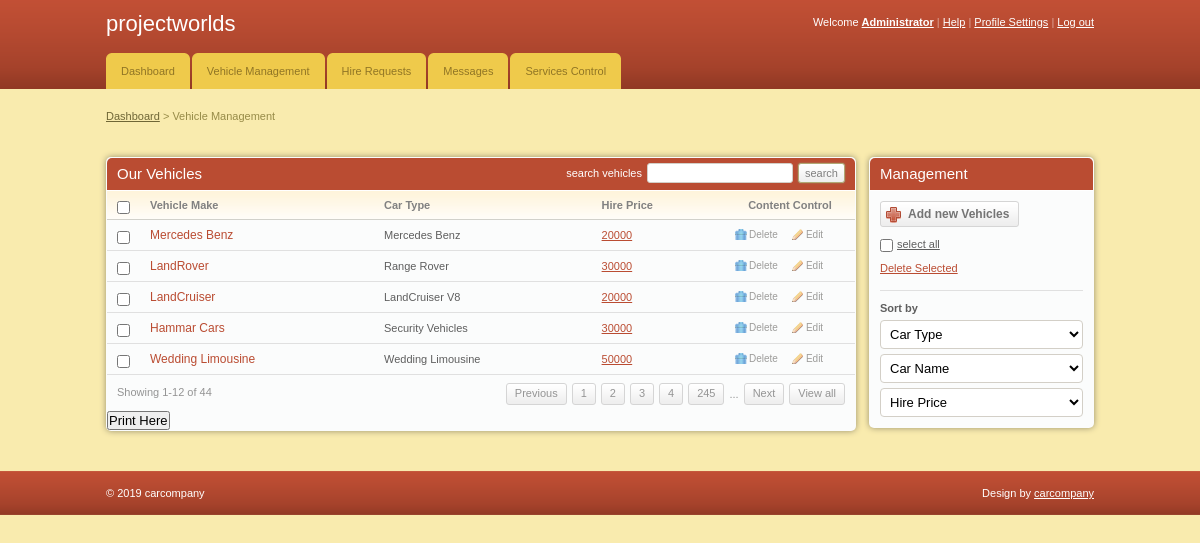
Screenshot of /admin/add_vehicles.php (signed in) with the database file from the repository.
### tables this page shows
CREATE TABLE `cars` (
  `car_id` int(11) NOT NULL,
  `car_name` varchar(255) NOT NULL,
  `car_type` varchar(255) NOT NULL,
  `image` text NOT NULL,
  `hire_cost` int(11) NOT NULL,
  `capacity` int(11) NOT NULL,
  `status` varchar(255) NOT NULL
);

### admin/add_vehicles.php (the view, shortened to what this page needs)
<!DOCTYPE html PUBLIC "-//W3C//DTD XHTML 1.0 Transitional//EN" "http://www.w3.org/TR/xhtml1/DTD/xhtml1-transitional.dtd">
<html xmlns="http://www.w3.org/1999/xhtml">
<head>
	<link rel="stylesheet" href="css/style.css" type="text/css" media="all" />
</head>
<body>
<div id="header">
	<div class="shell">
		<?php
			include 'menu.php';
		?>
		</div>
	</div>
<div id="container">
	<div class="shell">
		<div class="small-nav">
			<a href="index.php">Dashboard</a>
			<span>&gt;</span>
			Vehicle Management
		</div>
		<br />
		<div id="main">
			<div id="content">
				<div class="box">
					<div class="box-head">
						<h2 class="left">Our Vehicles</h2>
						<div class="right">
							<label>search vehicles</label>
							<input type="text" class="field small-field" />
							<input type="submit" class="button" value="search" />
						</div>
					</div>
					<div class="table">
						<table width="100%" border="0" cellspacing="0" cellpadding="0">
							<tr>
								<th width="13"><input type="checkbox" class="checkbox" /></th>
								<th>Vehicle Make</th>
								<th>Car Type</th>
								<th>Hire Price</th>
								<th width="110" class="ac">Content Control</th>
							</tr>
							<?php
								include '../includes/config.php';
								$select = "SELECT * FROM cars WHERE status = 'Available'";
								$result = $conn->query($select);
								while($row = $result->fetch_assoc()){
							?>
							<tr>
								<td><input type="checkbox" class="checkbox" /></td>
								<td><h3><a href="#"><?php echo $row['car_type'] ?></a></h3></td>
								<td><?php echo $row['car_name'] ?></td>
								<td><a href="#"><?php echo $row['hire_cost'] ?></a></td>
								<td><a href="javascript:sureToApprove(<?php echo $row['car_id'];?>)" class="ico del">Delete</a><a href="#" class="ico edit">Edit</a></td>
							</tr>
							<?php
								}
							?>
						</table>
						<div class="pagging">
							<div class="left">Showing 1-12 of 44</div>
							<div class="right">
								<a href="#">Previous</a>
								<a href="#">1</a>
								<a href="#">2</a>
								<a href="#">3</a>
								<a href="#">4</a>
								<a href="#">245</a>
								<span>...</span>
								<a href="#">Next</a>
								<a href="#">View all</a>
							</div>
						</div>
					</div>
					<h2><input type="submit" onclick="window.print()" value="Print Here" /></h2>
				</div>
			</div>
			<div id="sidebar">
				<div class="box">
					<div class="box-head">
						<h2>Management</h2>
					</div>
					<div class="box-content">
						<a href="add_cars.php" class="add-button"><span>Add new Vehicles</span></a>
						<p class="select-all"><input type="checkbox" class="checkbox" /><label>select all</label></p>
						<p><a href="#">Delete Selected</a></p>
						<div class="sort">
							<label>Sort by</label>
							<select class="field">
								<option value="">Car Type</option>
							</select>
							<select class="field">
								<option value="">Car Name</option>
							</select>
							<select class="field">
								<option value="">Hire Price</option>
							</select>
						</div>
					</div>
				</div>
			</div>
		</div>
	</div>
</div>
<div id="footer">
	<div class="shell">
		<span class="left">&copy; <?php echo date("Y");?> carcompany</span>
		<span class="right">
			Design by <a href="#">carcompany</a>
		</span>
	</div>
</div>
</body>
</html>

### admin/css/style.css (style rules this page uses)
* { padding:0; margin:0; outline:0; }
body { background:#f9ebae; font-family: Verdana, sans-serif; font-size:11px; line-height:14px; color:#5e5e5e; }
input, textarea, select { font-family: Verdana, sans-serif; font-size:13px; }
.field { border:solid 1px #d3cfc7; background:#fff; padding:5px; }
.small-field { border:solid 1px #d3cfc7; background:#fff; padding:3px 1px; font-size:11px; }
.checkbox { width:13px; height:13px; vertical-align:top; position:relative; top:2px; }
.button { background:#eee url(images/button.gif) repeat-x 0 0; border:solid 1px #b1a874; color:#7f7f7f; font-size:11px; padding:2px 6px 2px 6px; cursor:pointer; line-height:14px !important; }
a { color:#ba4c32; text-decoration: underline; cursor:pointer; }
.left, .alignleft { float:left; display:inline; }
.right, .alignright { float:right; display:inline; }
.ac { text-align: center !important; }
h2 { font-size:15px; font-weight: normal; }
h3 { font-size:12px; line-height:14px; font-weight: normal; }
h3 a { text-decoration: none; }
.shell { width:988px; margin:0 auto; }
#header { height:89px; background:url(images/header.gif); white-space:nowrap; }
#container { padding:20px 0; }
.small-nav { color:#978b48; padding-bottom:20px; }
.small-nav a { color:#6f6636; }
#content { float:left; width:750px; }
#sidebar { float:right; width:225px; }
.table th { background:#fffdfa url(images/th.gif) repeat-x 0 0; color:#818181; text-align: left; padding:7px 10px; border-bottom:solid 1px #d2d1cb; }
.table td { background:#fbfcfc; border-bottom:solid 1px #e0e0e0; padding:8px 10px; }
.box { background:#fbfcfc; height:100%; padding:1px; margin-bottom:20px; }
.box-head { background:#ba4c32; height:32px; color:#fff; padding: 0 10px; line-height:32px; white-space:nowrap; border-bottom:solid 1px #fff; }
.box-head .right { padding-top:5px; line-height:13px; }
.box-head .right label, .box-head .right input { float:left; }
.box-head .right label { padding:4px 0 0 0; }
.box-head .right input { margin-left:5px; }
.pagging { height:20px; padding:8px 10px; line-height:19px; color:#949494; }
.pagging a { background:url(images/pagging.gif) repeat-x 0 0; height:20px; float:left; padding:0 8px; border:solid 1px #d5d5d5; text-decoration: none; color:#949494; margin-left:5px; }
.pagging span { float:left; margin-left:5px; padding-top:2px; }
a.ico { color:#9d9c9a; font-size:10px; text-decoration: none; padding:0 0 0 14px; background-repeat:no-repeat; background-position:0 0; }
a.del { background-image:url(images/del.gif) }
a.edit { background-image:url(images/edit.gif); margin-left:14px; }
.box-content { padding:10px; }
.sort { border-top:solid 1px #e0e0e0; padding-top:10px; margin-top:15px; }
.sort label { display:block; font-weight: bold; }
.sort .field { display:block; margin-top:5px; }
.sort select.field { width:203px; }
.box-content p { padding-top:10px; }
.select-all label { text-decoration: underline; padding-left:4px; }
.add-button, .add-button span { float:left; height:26px; background:url(images/add-button.gif) no-repeat 0 0; padding:0 0 0 28px; }
.add-button span { background-position:right 0; padding:0 10px 0 0; }
.add-button { font-weight: bold; font-size:12px; color:#747474; text-decoration: none; line-height:26px; }
#footer { height:44px; background:url(images/footer.gif); line-height:44px; color:#fff; }
#footer a { color:#fff; }
.box { -moz-border-radius:5px; -webkit-border-radius:5px; -moz-box-shadow: 0 0 6px #978f6c; -webkit-box-shadow: 0 0 6px #978f6c; }
.box-head { -moz-border-radius-topleft:5px; -moz-border-radius-topright:5px; -webkit-border-top-left-radius:5px; -webkit-border-top-right-radius:5px; }
.field, .button { -moz-border-radius:4px; -webkit-border-radius:4px; }
.small-field, .button, .pagging a { -moz-border-radius:3px; -webkit-border-radius:3px; }
.button { -moz-box-shadow: 0 0 2px #978f6c; -webkit-box-shadow: 0 0 2px #978f6c; }

### rows the page displays
cars: car_type "Mercedes Benz", car_name "Mercedes Benz", hire_cost "20000"
cars: car_type "LandRover", car_name "Range Rover", hire_cost "30000"
cars: car_type "LandCruiser", car_name "LandCruiser V8", hire_cost "20000"
cars: car_type "Hammar Cars", car_name "Security Vehicles", hire_cost "30000"
cars: car_type "Wedding Limousine", car_name "Wedding Limousine", hire_cost "50000"
